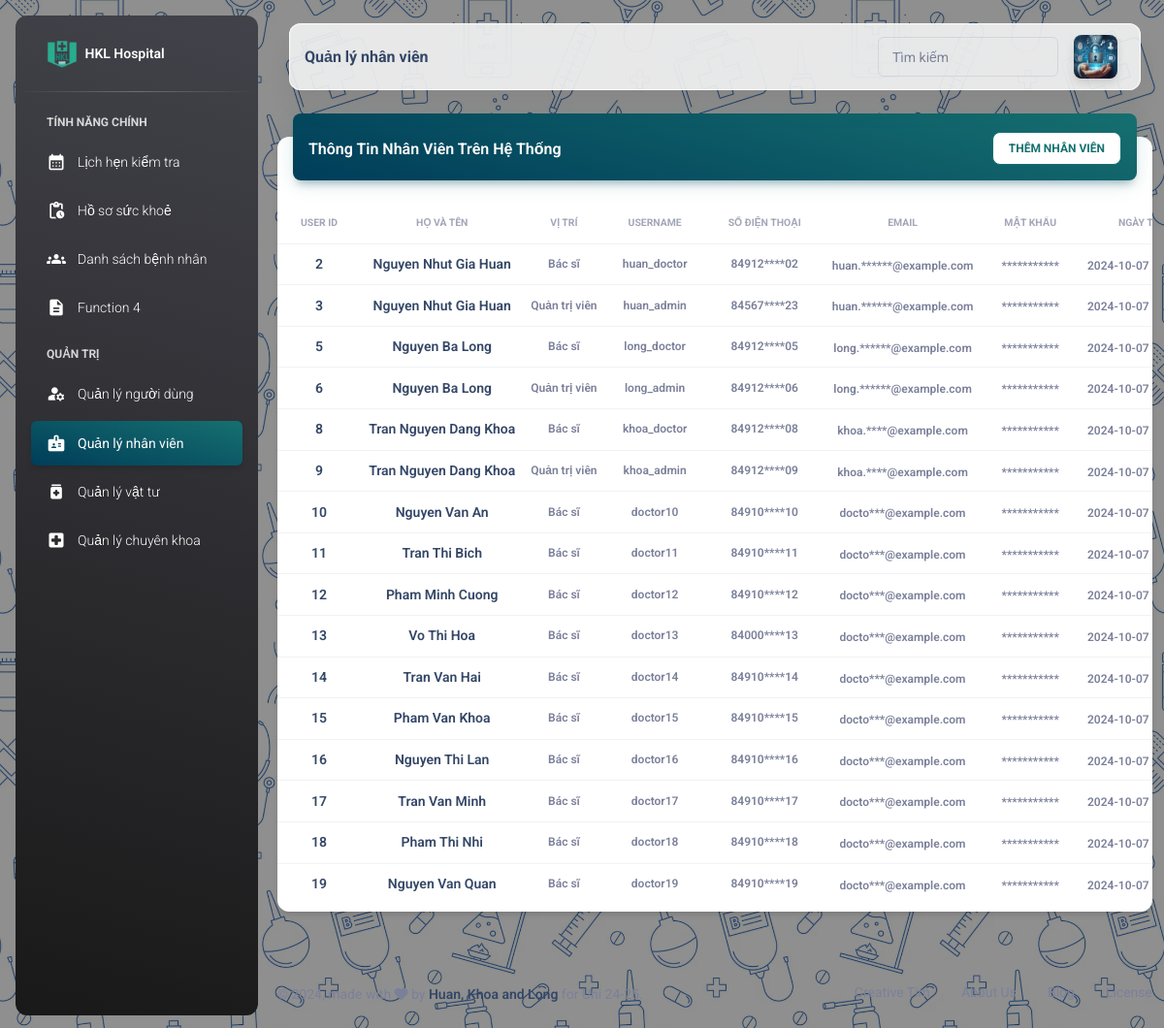
Screenshot of /TEST_Khoa/kho/employee_test.php with the database file from the repository.
### tables this page shows
CREATE TABLE `dim_user` (
  `user_id` int(11) NOT NULL,
  `user_name` varchar(255) DEFAULT NULL,
  `password` varchar(255) DEFAULT NULL,
  `email_address` varchar(255) DEFAULT NULL,
  `contact_no` bigint(11) DEFAULT NULL,
  `full_name` varchar(255) DEFAULT NULL,
  `created_at` timestamp NULL DEFAULT current_timestamp(),
  `updated_at` timestamp NULL DEFAULT NULL ON UPDATE current_timestamp(),
  `gender` varchar(25) DEFAULT NULL,
  `city` varchar(255) DEFAULT NULL,
  `address` varchar(255) DEFAULT NULL,
  `role` varchar(50) DEFAULT NULL,
  `specialty_id` int(11) DEFAULT NULL,
  `pricing` varchar(255) DEFAULT NULL,
  `oauth_google` varchar(255) DEFAULT NULL,
  `oauth_facebook` varchar(255) DEFAULT NULL
);

### TEST_Khoa/kho/employee_test.php (the view, shortened to what the rows shown need)
<?php
include SITE_ROOT . ('/HMS-Nhom11/assets/include/config.php');
include SITE_ROOT . ('/HMS-Nhom11/assets/include/header.php');
?>
<head>
</head>
<body class="g-sidenav-show"
    style="background-image: url('../assets/image/Hospital_Seamless1.png'); background-size: 400px 400px;">
    <main class="main-content border-radius-lg ">
        <div class="container-fluid py-4">
            <div class="row">
                <div class="col-12">
                    <div class="card my-4">
                        <div class="card-body px-0 pb-2">
                            <div class="table-responsive p-0">
                                <table id="employeeTable" class="table align-items-center mb-0">
                                    <thead>
                                        <tr>
                                            <th
                                                class="text-center text-uppercase text-secondary text-xxs font-weight-bolder opacity-7">
                                                User ID</th>
                                            <th
                                                class="text-center text-uppercase text-secondary text-xxs font-weight-bolder opacity-7">
                                                Họ và Tên</th>
                                            <th
                                                class="text-center text-uppercase text-secondary text-xxs font-weight-bolder opacity-7">
                                                Vị trí</th>
                                            <th
                                                class="text-center text-uppercase text-secondary text-xxs font-weight-bolder opacity-7">
                                                Username</th>
                                            <th
                                                class="text-center text-uppercase text-secondary text-xxs font-weight-bolder opacity-7">
                                                Số điện thoại</th>
                                            <th
                                                class="text-center text-uppercase text-secondary text-xxs font-weight-bolder opacity-7">
                                                Email</th>
                                            <th
                                                class="text-center text-uppercase text-secondary text-xxs font-weight-bolder opacity-7">
                                                Mật khẩu</th>
                                            <th
                                                class="text-center text-uppercase text-secondary text-xxs font-weight-bolder opacity-7">
                                                Ngày tạo</th>
                                        </tr>
                                    </thead>
                                    <tbody>
                                        <?php
                                        $get_data_query = "SELECT * FROM `dim_user` WHERE `role` <> 'patient' ";
                                        $get_data = mysqli_query($conn, $get_data_query);
                                        $count = mysqli_num_rows($get_data);
                                        if ($count > 0) {
                                            $roleMapping = [
                                                "doctor" => "Bác sĩ",
                                                "admin" => "Quản trị viên",
                                                "patient" => "Bệnh nhân"
                                            ];
                                            while ($row = mysqli_fetch_assoc($get_data)) {
                                                $user_id = $row["user_id"];
                                                $fullname = $row["full_name"];
                                                $role = isset($roleMapping[$row["role"]]) ? $roleMapping[$row["role"]] : $row["role"];
                                                $user_name = $row["user_name"];
                                                $phone = substr($row["contact_no"], 0, 5)
                                                    . str_repeat('*', (strlen($row["contact_no"]) - 7))
                                                    . substr($row["contact_no"], -2);
                                                $emailaddress = substr($row["email_address"], 0, 5)
                                                    . str_repeat('*', (strlen($row["email_address"]) - 17))
                                                    . substr($row["email_address"], -12);
                                                $password = str_repeat('*', (strlen($row["password"])));
                                                $created_at = $row["created_at"];
                                                echo "<tr>";
                                                echo "<td class='align-middle text-center'>";
                                                echo "<h6 class='mb-0 text-sm'>" . $user_id . "</h6>";
                                                echo "</td>";
                                                echo "<td class='align-middle text-center'>";
                                                echo "<h6 class='mb-0 text-sm'>" . $fullname . "</h6>";
                                                echo "</td>";
                                                echo "<td class='align-middle text-center text-sm'>";
                                                echo "<p class='text-xs font-weight-bold mb-0'>" . $role . "</p>";
                                                echo "</td>";
                                                echo "<td class='align-middle text-center text-sm'>";
                                                echo "<p class='text-xs font-weight-bold mb-0'>" . $user_name . "</p>";
                                                echo "</td>";
                                                echo "<td class='align-middle text-center text-sm'>";
                                                echo "<p class='text-xs font-weight-bold mb-0'>" . $phone . "</p>";
                                                echo "</td>";
                                                echo "<td class='align-middle text-center'>";
                                                echo "<span class='text-secondary text-xs font-weight-bold'>" . $emailaddress . "</span>";
                                                echo "</td>";
                                                echo "<td class='align-middle text-center'>";
                                                echo "<span class='text-secondary text-xs font-weight-bold'>" . $password . "</span>";
                                                echo "</td>";
                                                echo "<td class='align-middle text-center'>";
                                                echo "<span class='text-secondary text-xs font-weight-bold'>" . $created_at . "</span>";
                                                echo "</td>";
                                        ?>
                                                </tr>
                                        <?php
                                            }
                                        } else {
                                            echo "Không tìm thấy người dùng.";
                                        }
                                        ?>
                                    </tbody>
                                </table>
                            </div>
                        </div>
                    </div>
                </div>
            </div>
        </div>
    </main>
    <?php
    include SITE_ROOT . ('/HMS-Nhom11/assets/include/footer.php');
    ?>

### rows the page displays
dim_user: user_id "2", full_name "Nguyen Nhut Gia Huan", role "Bác sĩ", user_name "huan_doctor", contact_no "84912****02", email_address "huan.******@example.com", password "***********", created_at "2024-10-07…"
dim_user: user_id "3", full_name "Nguyen Nhut Gia Huan", role "Quản trị viên", user_name "huan_admin", contact_no "84567****23", email_address "huan.******@example.com", password "***********", created_at "2024-10-07…"
dim_user: user_id "5", full_name "Nguyen Ba Long", role "Bác sĩ", user_name "long_doctor", contact_no "84912****05", email_address "long.******@example.com", password "***********", created_at "2024-10-07…"
dim_user: user_id "6", full_name "Nguyen Ba Long", role "Quản trị viên", user_name "long_admin", contact_no "84912****06", email_address "long.******@example.com", password "***********", created_at "2024-10-07…"
dim_user: user_id "8", full_name "Tran Nguyen Dang Khoa", role "Bác sĩ", user_name "khoa_doctor", contact_no "84912****08", email_address "khoa.****@example.com", password "***********", created_at "2024-10-07…"
dim_user: user_id "9", full_name "Tran Nguyen Dang Khoa", role "Quản trị viên", user_name "khoa_admin", contact_no "84912****09", email_address "khoa.****@example.com", password "***********", created_at "2024-10-07…"
dim_user: user_id "10", full_name "Nguyen Van An", role "Bác sĩ", user_name "doctor10", contact_no "84910****10", email_address "docto***@example.com", password "***********", created_at "2024-10-07…"
dim_user: user_id "11", full_name "Tran Thi Bich", role "Bác sĩ", user_name "doctor11", contact_no "84910****11", email_address "docto***@example.com", password "***********", created_at "2024-10-07…"
dim_user: user_id "12", full_name "Pham Minh Cuong", role "Bác sĩ", user_name "doctor12", contact_no "84910****12", email_address "docto***@example.com", password "***********", created_at "2024-10-07…"
dim_user: user_id "13", full_name "Vo Thi Hoa", role "Bác sĩ", user_name "doctor13", contact_no "84000****13", email_address "docto***@example.com", password "***********", created_at "2024-10-07…"
dim_user: user_id "14", full_name "Tran Van Hai", role "Bác sĩ", user_name "doctor14", contact_no "84910****14", email_address "docto***@example.com", password "***********", created_at "2024-10-07…"
dim_user: user_id "15", full_name "Pham Van Khoa", role "Bác sĩ", user_name "doctor15", contact_no "84910****15", email_address "docto***@example.com", password "***********", created_at "2024-10-07…"
dim_user: user_id "16", full_name "Nguyen Thi Lan", role "Bác sĩ", user_name "doctor16", contact_no "84910****16", email_address "docto***@example.com", password "***********", created_at "2024-10-07…"
dim_user: user_id "17", full_name "Tran Van Minh", role "Bác sĩ", user_name "doctor17", contact_no "84910****17", email_address "docto***@example.com", password "***********", created_at "2024-10-07…"
dim_user: user_id "18", full_name "Pham Thi Nhi", role "Bác sĩ", user_name "doctor18", contact_no "84910****18", email_address "docto***@example.com", password "***********", created_at "2024-10-07…"
dim_user: user_id "19", full_name "Nguyen Van Quan", role "Bác sĩ", user_name "doctor19", contact_no "84910****19", email_address "docto***@example.com", password "***********", created_at "2024-10-07…"
